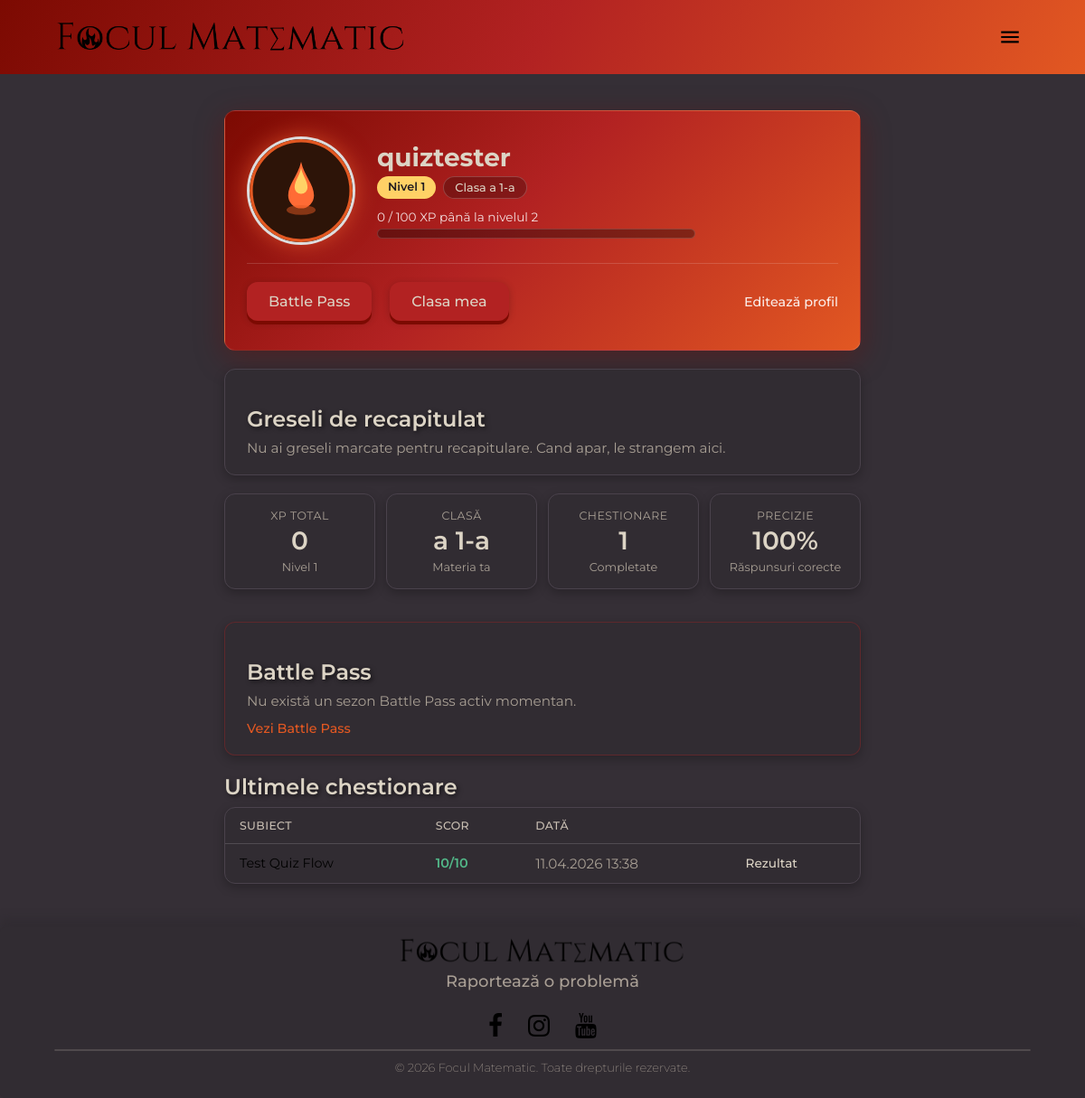
Page /accounts/profile/ (signed in) on the committed database.
### accounts/models.py (models this page shows, shortened)
class Profile(models.Model):
    user  = models.OneToOneField(User, on_delete=models.CASCADE)
    xp    = models.IntegerField(default=0)
    level = models.IntegerField(default=1)
    clasa = models.IntegerField(default=1)
    avatar = models.CharField(max_length=100, default="default_avatar")
    theme  = models.CharField(max_length=50, default="light")

### quizzes/models.py (models this page shows, shortened)
class Quiz(models.Model):
    chapter = models.ForeignKey(
        Chapter,
        on_delete=models.CASCADE,
        related_name="topics",
        null=True,
        blank=True,
    )
    title = models.CharField(max_length=100)
    description = models.TextField(blank=True)
    difficulty = models.CharField(
        max_length=20,
        choices=[
            ("easy", "Ușor"),
            ("medium", "Mediu"),
            ("hard", "Greu"),
        ],
    )
    source_file = models.CharField(max_length=255, blank=True)
    class_levels = models.JSONField(default=list, blank=True)
    exam_slugs = models.JSONField(default=list, blank=True)
    order = models.PositiveIntegerField(default=0)
    class Meta:
        ordering = ["chapter__order", "order", "title"]

class QuizAttempt(models.Model):
    user = models.ForeignKey(User, on_delete=models.CASCADE)
    quiz = models.ForeignKey(Quiz, on_delete=models.CASCADE)
    score = models.IntegerField(default=0)
    max_score = models.IntegerField(default=0)
    created_at = models.DateTimeField(auto_now_add=True)

### accounts/views.py (the view)
# urls.py: path("profile/", views.profile_view, name="profile"),
@login_required
def profile_view(request):
    dashboard = get_profile_dashboard(request.user)
    return render(
        request,
        "accounts/profile.html",
        {"dashboard": dashboard},
    )

### accounts/avatars.py (called while the page is built)
def get_avatar_static_path(key: str) -> str:
    return AVATAR_IMAGES.get(key, AVATAR_IMAGES[DEFAULT_AVATAR_KEY])

### accounts/context_processors.py (called while the page is built)
def theme(request):
    return {}

### accounts/services.py (called while the page is built, shortened)
def xp_progress(profile) -> dict:
    xp_in_level = profile.xp % XP_PER_LEVEL
    return {
        "xp_in_level": xp_in_level,
        "xp_needed": XP_PER_LEVEL,
        "xp_to_next": XP_PER_LEVEL - xp_in_level,
        "next_level": profile.level + 1,
    }

def get_battlepass_preview(user) -> dict | None:
    from battlepass.services import get_battlepass_progress
    progress = get_battlepass_progress(user)
    season = progress["season"]
    profile = progress["profile"]
    if season is None:
        return None

def get_profile_dashboard(user) -> dict:
    from django.urls import reverse
    from accounts.avatars import get_avatar_static_path
    from accounts.utils import get_or_create_profile
    from quizzes.learning import get_mistake_review_items, get_next_learning_step
    profile = get_or_create_profile(user)
    quiz_stats = get_quiz_stats(user)
    return {
        "profile": profile,
        "xp_progress": xp_progress(profile),
        "recent_activities": get_recent_quiz_activities(user),
        "avatar_path": get_avatar_static_path(profile.avatar),
        "class_url": reverse("class_chapters", args=[profile.clasa]),
        "battlepass_preview": get_battlepass_preview(user),
        "next_learning_step": get_next_learning_step(user),
        "mistake_review_items": get_mistake_review_items(user),
        **quiz_stats,
    }

### accounts/utils.py (called while the page is built)
def get_or_create_profile(user):
    profile, _ = Profile.objects.get_or_create(user=user)
    return profile

### analytics/services.py (called while the page is built)
def log_page_view(*, path: str, session_key: str, user=None) -> PageView:
    return PageView.objects.create(
        path=path[:500],
        session_key=session_key[:40],
        user=user if user and user.is_authenticated else None,
    )

### battlepass/services.py (called while the page is built, shortened)
def get_active_season():
    today = timezone.localdate()
    return (
        BattlePassSeason.objects.filter(start_date__lte=today, end_date__gte=today)
        .order_by("-start_date")
        .first()
    )

def get_battlepass_progress(user):
    season = get_active_season()
    profile = get_or_create_profile(user)
    owned_keys = set(user.items.values_list("item_key", flat=True))
    if season is None:
        return {
            "season": None,
            "profile": profile,
            "tiers": [],
        }

### feedback/context_processors.py (called while the page is built)
def feedback_urls(request):
    return {
        "feedback_report_url": feedback_report_url(),
    }

### templates/accounts/profile.html (shortened to what this page needs)
{% extends "base.html" %}
{% load static %}
{% block content %}
<div class="page-content profile-page">
    <section class="profile-hero card">
        <div class="profile-hero__main">
            <img
                class="profile-avatar"
                src="{% static dashboard.avatar_path %}"
                alt="Avatar {{ dashboard.profile.user.username }}"
            >
            <div class="profile-hero__info">
                {% with user=dashboard.profile.user %}
                    {% if user.get_full_name %}
                        <p class="profile-display-name">{{ user.get_full_name }}</p>
                        <p class="profile-username">@{{ user.username }}</p>
                    {% else %}
                        <p class="profile-display-name">{{ user.username }}</p>
                    {% endif %}
                {% endwith %}
                <div class="profile-hero__badges">
                    <span class="profile-level-badge">Nivel {{ dashboard.profile.level }}</span>
                    <span class="profile-class-pill">Clasa a {{ dashboard.profile.clasa }}-a</span>
                </div>
                <p class="profile-xp-label muted">
                    {{ dashboard.xp_progress.xp_in_level }} / {{ dashboard.xp_progress.xp_needed }} XP până la nivelul {{ dashboard.xp_progress.next_level }}
                </p>
                <div
                    class="profile-xp-bar"
                    role="progressbar"
                    aria-valuenow="{{ dashboard.xp_progress.xp_in_level }}"
                    aria-valuemin="0"
                    aria-valuemax="{{ dashboard.xp_progress.xp_needed }}"
                >
                    {% widthratio dashboard.xp_progress.xp_in_level dashboard.xp_progress.xp_needed 100 as pct %}
                </div>
            </div>
        </div>
        <div class="profile-hero__actions">
            <a class="btn btn-press" href="{% url 'battlepass' %}">Battle Pass</a>
            <a class="btn btn-press" href="{{ dashboard.class_url }}">Clasa mea</a>
            <a class="profile-edit-link" href="{% url 'profile_edit' %}">Editează profil</a>
        </div>
    </section>
    <section class="card learning-review-card">
        <div class="learning-review-card__header">
            <h2 class="profile-section-title">Greseli de recapitulat</h2>
        </div>
        {% if dashboard.mistake_review_items %}
            <div class="learning-review-list">
                {% for item in dashboard.mistake_review_items %}
                    <article class="learning-review-item">
                        <div>
                            <p class="learning-review-item__topic">{{ item.topic.title }}</p>
                            <p class="muted learning-review-item__question">{{ item.question.text|truncatechars:120 }}</p>
                            <p class="muted learning-review-item__reason">{{ item.reason }}</p>
                        </div>
                        <a class="profile-activity-link" href="{{ item.url }}">Reia</a>
                    </article>
                {% endfor %}
            </div>
        {% else %}
            <p class="muted" style="margin:0;">Nu ai greseli marcate pentru recapitulare. Cand apar, le strangem aici.</p>
        {% endif %}
    </section>
    <section class="profile-stats-grid">
        <article class="card profile-stat-card">
            <p class="profile-stat-card__label muted">XP total</p>
            <p class="profile-stat-card__value">{{ dashboard.profile.xp }}</p>
            <p class="profile-stat-card__hint muted">Nivel {{ dashboard.profile.level }}</p>
        </article>
        <article class="card profile-stat-card">
            <p class="profile-stat-card__label muted">Clasă</p>
            <p class="profile-stat-card__value">a {{ dashboard.profile.clasa }}-a</p>
            <p class="profile-stat-card__hint muted">Materia ta</p>
        </article>
        <article class="card profile-stat-card">
            <p class="profile-stat-card__label muted">Chestionare</p>
            <p class="profile-stat-card__value">{{ dashboard.quizzes_count }}</p>
            <p class="profile-stat-card__hint muted">Completate</p>
        </article>
        <article class="card profile-stat-card">
            <p class="profile-stat-card__label muted">Precizie</p>
            <p class="profile-stat-card__value">
                {% if dashboard.correct_rate is not None %}{{ dashboard.correct_rate }}%{% else %}—{% endif %}
            </p>
            <p class="profile-stat-card__hint muted">Răspunsuri corecte</p>
        </article>
    </section>
    <section class="card profile-bp-preview">
        <h2 class="profile-section-title">Battle Pass</h2>
        {% if dashboard.battlepass_preview.all_unlocked %}
            <p class="muted">Ai deblocat toate recompensele din sezonul {{ dashboard.battlepass_preview.season_name }}.</p>
        {% else %}
            <p class="muted">Nu există un sezon Battle Pass activ momentan.</p>
        {% endif %}
        <a class="profile-bp-preview__link" href="{% url 'battlepass' %}">Vezi Battle Pass</a>
    </section>
    <section class="profile-activity">
        <h2 class="profile-section-title">Ultimele chestionare</h2>
        {% if dashboard.recent_activities %}
            <div class="card profile-activity-wrap">
                <table class="profile-activity-table">
                    <thead>
                        <tr>
                            <th>Subiect</th>
                            <th>Scor</th>
                            <th>Dată</th>
                            <th></th>
                        </tr>
                    </thead>
                    <tbody>
                        {% for activity in dashboard.recent_activities %}
                            <tr>
                                <td>{{ activity.title }}</td>
                                <td>
                                    <span class="profile-score{% if activity.score == activity.max_score %} profile-score--perfect{% else %} profile-score--partial{% endif %}">
                                        {{ activity.score }}/{{ activity.max_score }}
                                    </span>
                                </td>
                                <td class="muted">{{ activity.when|date:"d.m.Y H:i" }}</td>
                                <td><a class="profile-activity-link" href="{{ activity.result_url }}">Rezultat</a></td>
                            </tr>
                        {% endfor %}
                    </tbody>
                </table>
            </div>
        {% endif %}
    </section>
</div>
{% endblock %}

### static/core/css/FMStyle.css (style rules this page uses)
* { margin: 0; padding: 0; font-family: 'Montserrat', fantasy; box-sizing: border-box; }
body { min-height: 100%; min-width: 100%; overflow: scroll; }

### rows in the picture
Profile: profile.level "1", profile.clasa "1", profile.xp "0"
Quiz: title "Test Quiz Flow"
QuizAttempt: when "11.04.2026 13:38"

### other values in the picture
{{ user.username }} "quiztester"
{{ dashboard.xp_progress.xp_in_level }} "0"
{{ dashboard.xp_progress.xp_needed }} "100"
{{ dashboard.xp_progress.next_level }} "2"
{{ dashboard.quizzes_count }} "1"
{{ dashboard.correct_rate }} "100"
{{ activity.score }} "10"
{{ activity.max_score }} "10"
